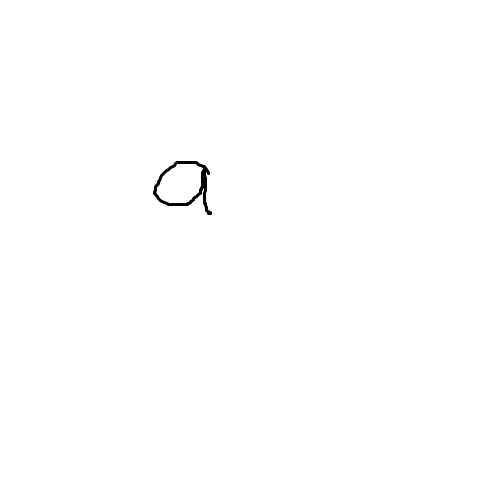
#> input picture images/l.png, 500 x 500 px, found by its file name
$ python process_image.py
#> lines starting #> are read from the running program, lines starting #| are printed output that depends on the picture; after the words box and inside, x2 and y2 are one past the last pixel; in counts of white or black regions, pixels touching at a corner belong together
import numpy as np
import matplotlib.image as pltim
import matplotlib.pyplot as plt
from PIL import Image


def read_image(filename):
#> called with filename = 'l.png'
    image_matrix = pltim.imread(filename)
#> image_matrix is the input picture: shape (500, 500, 4) float32; mean R, G, B, A 0.998, 0.998, 0.998, 1
    return image_matrix[:, :, 0]


def invert_colors(matrix):
    return 1 - matrix
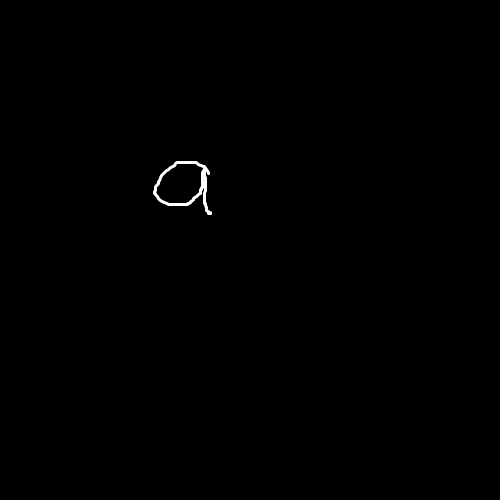
#> returned value: shape (500, 500) float32; min 0, max 1, mean 0.00247
#> in threshold_image, `return 1.0 * (matrix > threshold)`: returned value: shape (500, 500) float64; values 0 (black) and 1 (white), 0.27% white; 1 white region, box (x1, y1, x2, y2) and area: (153, 161, 212, 215) 684


def eliminate_whitespace(matrix):
    matrix = matrix[:, (matrix != 0).sum(axis=0) > 0]
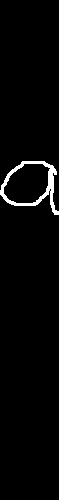
#> matrix: shape (500, 59) float64; values 0 (black) and 1 (white), 2.3% white; 1 white region, box (x1, y1, x2, y2) and area: (0, 161, 59, 215) 684
    matrix = matrix[(matrix != 0).sum(axis=1) > 0, :]
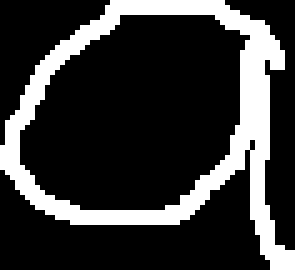
#> matrix: shape (54, 59) float64 (shown 5 times larger); values 0 (black) and 1 (white), 21.5% white; 1 white region, box (x1, y1, x2, y2) and area: (0, 0, 59, 54) 684
    return matrix


def resize_image(matrix):
    img = Image.fromarray(matrix)
    img = img.resize((30, 30))
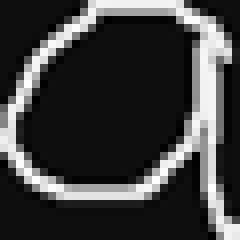
#> img: PIL image 30x30 F (shown 8 times larger); min -0.0679, max 1.1, mean 0.215; drawn with min black and max white
    return np.asarray(img)


def threshold_image(matrix, threshold):
    return 1.0 * (matrix > threshold)


def flatten_matrix(matrix):
    return matrix.reshape((1, matrix.size))


def display_processed_image(matrix):
    plt.imshow(matrix)
    plt.show()


def process_image(filename):
    image_matrix = read_image(filename)
    image_matrix = invert_colors(image_matrix)
    image_matrix = threshold_image(image_matrix, 0.1)
    image_matrix = eliminate_whitespace(image_matrix)
    image_matrix = resize_image(image_matrix)
    return flatten_matrix(image_matrix)


if __name__ == '__main__':
    image = process_image('l.png')
